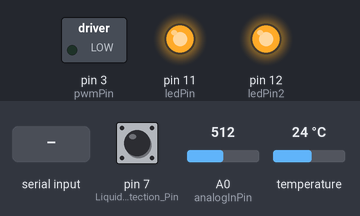
Recording of a sketch running on a simulated Arduino Uno, built with avr-gcc and run on an emulated ATmega328P. On the bench: switched loads named in the sketch (green lamp = pin HIGH), output pins drawn as LEDs (lit = HIGH). Inputs (shaded band) come from the test bench; at power-on: pin 7 (Liquid_Detection_Pin) HIGH, A0 (analogInPin) = 512, temperature 24 °C. What the sketch prints to the serial monitor is not drawn.

Above: at 1.5 s.
1.6 s: "D" received over Serial
At 2.8 s:
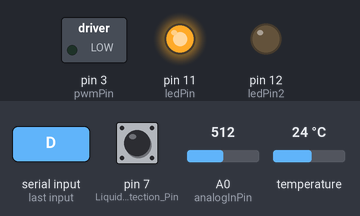
3.1 s: "E" received over Serial
At 3.9 s:
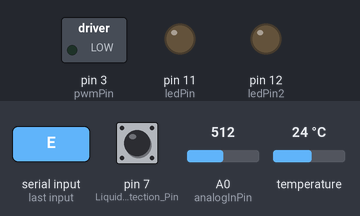
Timing chart, 0 to 6.1 s (numbered marks = the images above; inputs shaded):
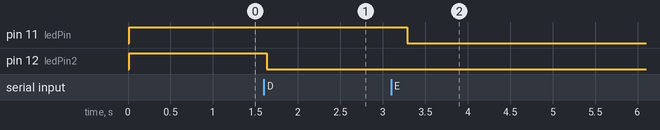

The sketch:

ArduinoNodeJS.ino
```cpp
#include <OneWire.h>
#include <DallasTemperature.h>

// Data wire is plugged into digital pin 2 on the Arduino
#define ONE_WIRE_BUS 2

#define Liquid_Detection_Pin 7 // Output pin on sensor

// Setup a oneWire instance to communicate with any OneWire device
OneWire oneWire(ONE_WIRE_BUS);

// Pass oneWire reference to DallasTemperature library
DallasTemperature sensors(&oneWire);

// LED vars
// const int ledPin = 13;
const int ledPin = 11;
const int ledPin2 = 12;
const int pwmPin = 3;
const int tempPin = 2;
const int waterPin = 7;

// LED read vars
String inputString = "";         // a string to hold incoming data
boolean toggleComplete = false;  // whether the string is complete
boolean toggleComplete2 = false; // for input 2
boolean pwmComplete = false;

// Potmeter vars
const int analogInPin = A0;
int sensorValue = 0; // value read from the potmeter
int prevValue = 0;   // previous value from the potmeter

int temperature = 0;

void setup()
{
  sensors.begin(); // Start up the library

  // initialize serial:
  Serial.begin(9600);
  // init LEDS
  pinMode(ledPin, OUTPUT);
  pinMode(ledPin2, OUTPUT);
  pinMode(pwmPin, OUTPUT);
  pinMode(Liquid_Detection_Pin, INPUT);
  digitalWrite(ledPin, 1);
  digitalWrite(ledPin2, 1);
  analogWrite(pwmPin, 0);
  digitalWrite(waterPin, "water");
}

void loop()
{
  // Send the command to get temperatures
  sensors.requestTemperatures();

  // print the temperature in Celsius
  Serial.print("Temperature: ");
  Serial.print(sensors.getTempCByIndex(0));
  Serial.print((char)176); // shows degrees character
  Serial.print("C  |  ");

  // print the temperature in Fahrenheit
  Serial.print((sensors.getTempCByIndex(0) * 9.0) / 5.0 + 32.0);
  Serial.print((char)176); // shows degrees character
  Serial.println("F");

  // delay(500);

  // Recieve data from Node and write it to a String
  while (Serial.available() && toggleComplete == false && toggleComplete2 == false && pwmComplete == false)
  {
    char inChar = (char)Serial.read();
    if (inChar == 'E')
    { // end character for led
      toggleComplete = true;
    }

    if (inChar == 'D')
    { // end character for led
      toggleComplete2 = true;
    }

    if (inChar == 'P')
    {
      pwmComplete = true;
    }
    else
    {
      inputString += inChar;
    }
  }

  //  // Recieve data from Node and write it to a String -> for input 2
  //  while (Serial.available() && toggleComplete2 == false && pwmComplete == false) {
  //   char inChar = (char)Serial.read();
  //   if(inChar == 'D'){ // end character for led
  //    toggleComplete2 = true;
  //   }
  //   if(inChar == 'P'){
  //     pwmComplete = true;
  //   }
  //   else{
  //     inputString += inChar;
  //   }
  // }

  // Toggle LED 13 - motor input 1
  if (!Serial.available() && toggleComplete == true)
  {
    // convert String to int.
    int recievedVal = stringToInt();

    if (recievedVal == 0)
    {
      digitalWrite(ledPin, recievedVal);
    }
    else if (recievedVal == 1)
    {
      digitalWrite(ledPin, recievedVal);
    }
    toggleComplete = false;
  }

  // toggle pin 12 - vigor input 2
  if (!Serial.available() && toggleComplete2 == true)
  {
    Serial.print("toggled2");
    // convert String to int.
    int recievedVal = stringToInt();

    if (recievedVal == 0)
    {
      digitalWrite(ledPin2, recievedVal);
    }
    else if (recievedVal == 1)
    {
      digitalWrite(ledPin2, recievedVal);
    }
    toggleComplete2 = false;
  }

  if (digitalRead(Liquid_Detection_Pin))
  {
    Serial.println("A_Liquid Detected!Z");
    digitalWrite(waterPin, "A_notsafeZ");
  }
  else
  {
    Serial.println("A_No Liquid!Z");
    digitalWrite(waterPin, "A_safeZ");
  }

  // Dim LED 3
  if (!Serial.available() && pwmComplete == true)
  {
    // convert String to int.
    int recievedVal = stringToInt();

    analogWrite(pwmPin, recievedVal);

    pwmComplete = false;
  }
  // Potmeter
  sensorValue = analogRead(analogInPin);
  // read the analog in value:
  if (prevValue != sensorValue)
  {
    Serial.print("B_1"); // begin character
    Serial.print(sensors.getTempCByIndex(0));
    Serial.print("E"); // end character
    prevValue = sensorValue;
  }
  delay(50); // give the Arduino some breathing room.
}

int stringToInt()
{
  char charHolder[inputString.length() + 1];
  inputString.toCharArray(charHolder, inputString.length() + 1);
  inputString = "";
  int _recievedVal = atoi(charHolder);
  return _recievedVal;
}
```

Measured:
- after the input at 1.6 s, pin 12 (ledPin2): HIGH → LOW at once
- after the input at 3.1 s, pin 11 (ledPin): HIGH → LOW after 0.19 s
